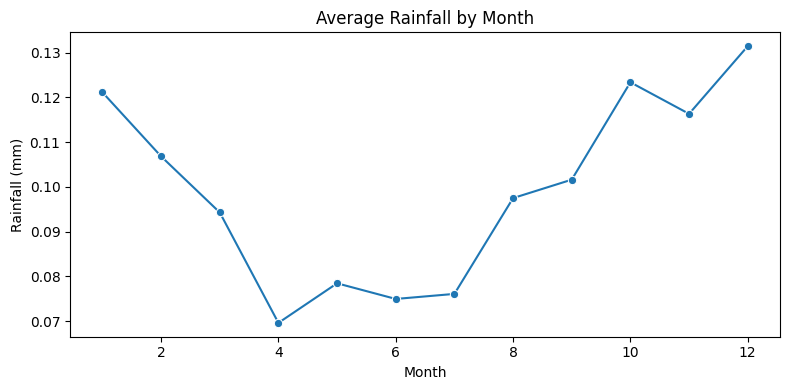
#> input picture bigdata/average_rainfall_by_month.png, 790 x 390 px
$ python -i segmentation.py   (imports and definitions only)
#> lines starting #> are read from the running program, lines starting #| are printed output that depends on the picture; after the words box and inside, x2 and y2 are one past the last pixel; in counts of white or black regions, pixels touching at a corner belong together
import cv2
import numpy as np

def otsu_segment(img):
    gray = cv2.cvtColor(img, cv2.COLOR_RGB2GRAY)
    blur = cv2.GaussianBlur(gray, (5,5), 0)
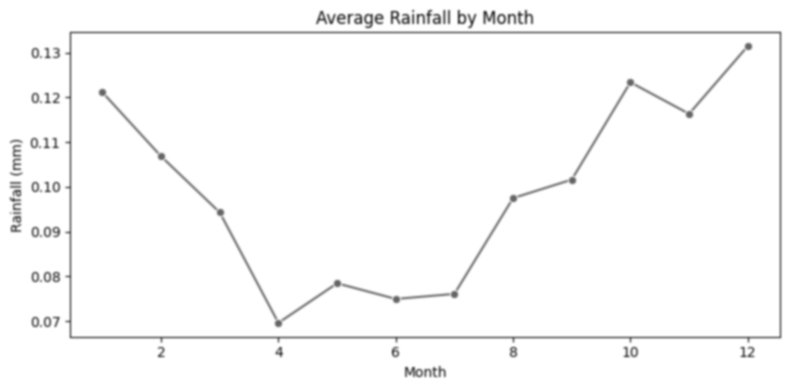
#> blur: shape (390, 790); min 65, max 255, mean 250.3
    _, mask = cv2.threshold(blur, 0, 255, cv2.THRESH_BINARY+cv2.THRESH_OTSU)
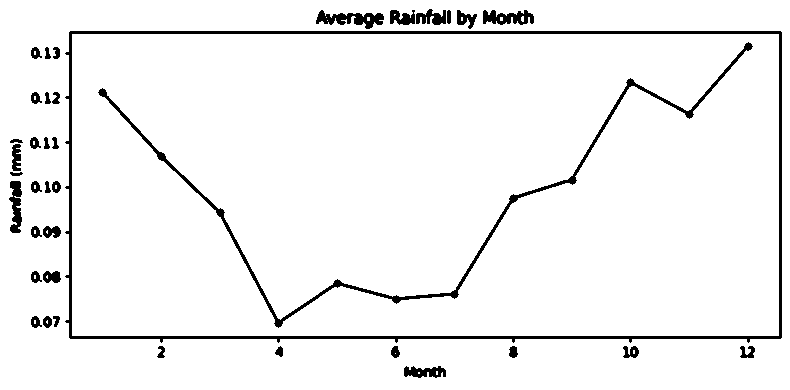
#> mask: shape (390, 790); 95.3% white; 38 black regions, largest, box (x1, y1, x2, y2) and area: (65, 31, 782, 343) 6216, (98, 42, 753, 328) 3417, (316, 10, 384, 29) 637
    return mask

>>> import cv2
>>> picture = cv2.cvtColor(cv2.imread('../bigdata/average_rainfall_by_month.png'), cv2.COLOR_BGR2RGB)
>>> result = otsu_segment(picture)

$ run again, on bigdata/average_temp_by_month.png
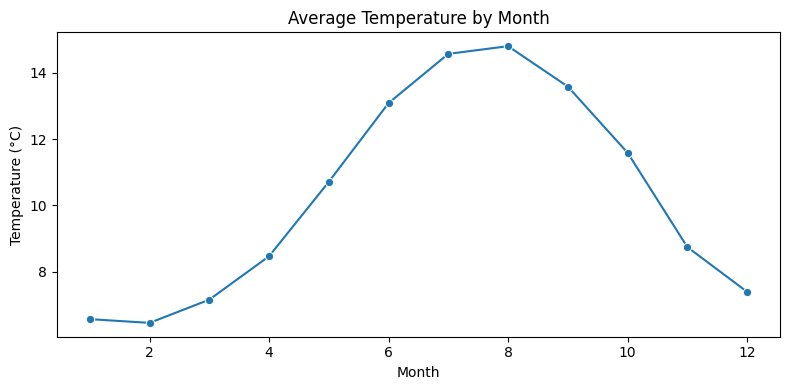
#> input picture bigdata/average_temp_by_month.png, 790 x 390 px
#> in otsu_segment, `blur = cv2.GaussianBlur(gray, (5,5), 0)`:
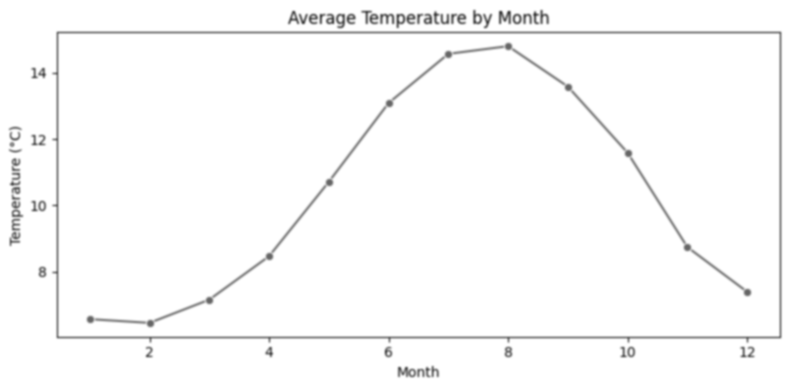
#> blur: shape (390, 790); min 69, max 255, mean 250.5
#> in otsu_segment, `_, mask = cv2.threshold(blur, 0, 255, cv2.THRESH_BINARY+cv2.THRESH_OTSU)`:
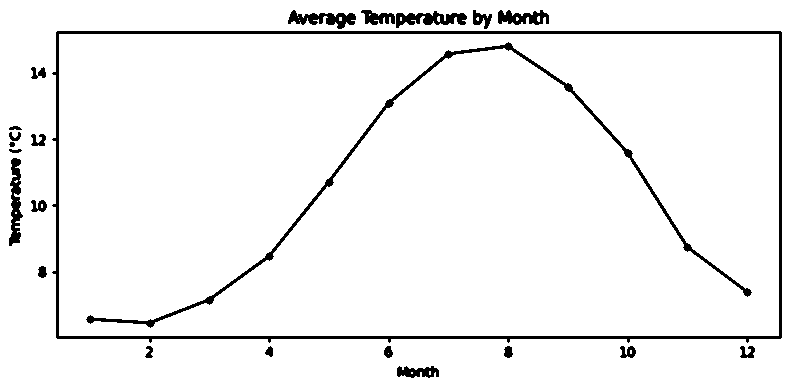
#> mask: shape (390, 790); 95.5% white; 23 black regions, largest, box (x1, y1, x2, y2) and area: (52, 31, 782, 343) 6264, (86, 42, 752, 328) 3225, (9, 158, 23, 246) 692

$ run again, on bigdata/avg_temp_by_hour_of_day.png
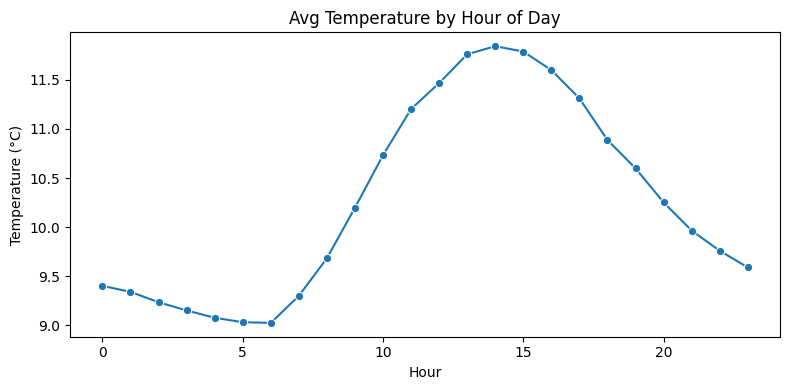
#> input picture bigdata/avg_temp_by_hour_of_day.png, 790 x 390 px
#> in otsu_segment, `blur = cv2.GaussianBlur(gray, (5,5), 0)`:
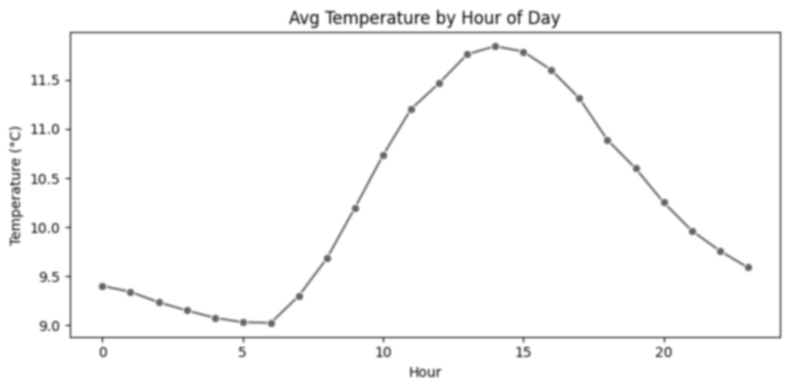
#> blur: shape (390, 790); min 66, max 255, mean 250.2
#> in otsu_segment, `_, mask = cv2.threshold(blur, 0, 255, cv2.THRESH_BINARY+cv2.THRESH_OTSU)`:
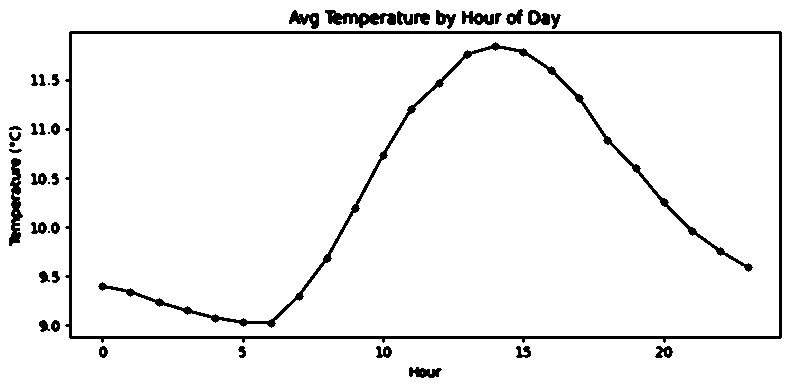
#> mask: shape (390, 790); 95.2% white; 41 black regions (4 under 20 px), largest, box (x1, y1, x2, y2) and area: (65, 31, 782, 343) 6196, (98, 42, 753, 328) 3556, (9, 158, 23, 246) 692
